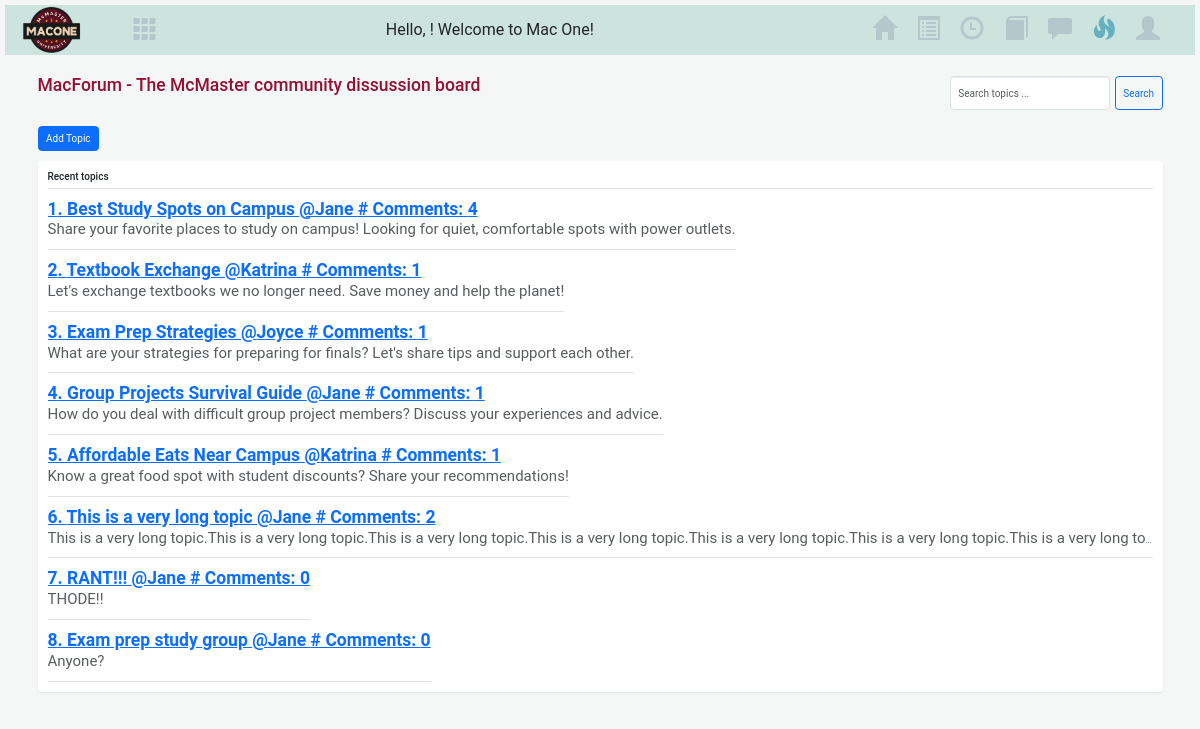
Page /forum_page on the earlier database version.
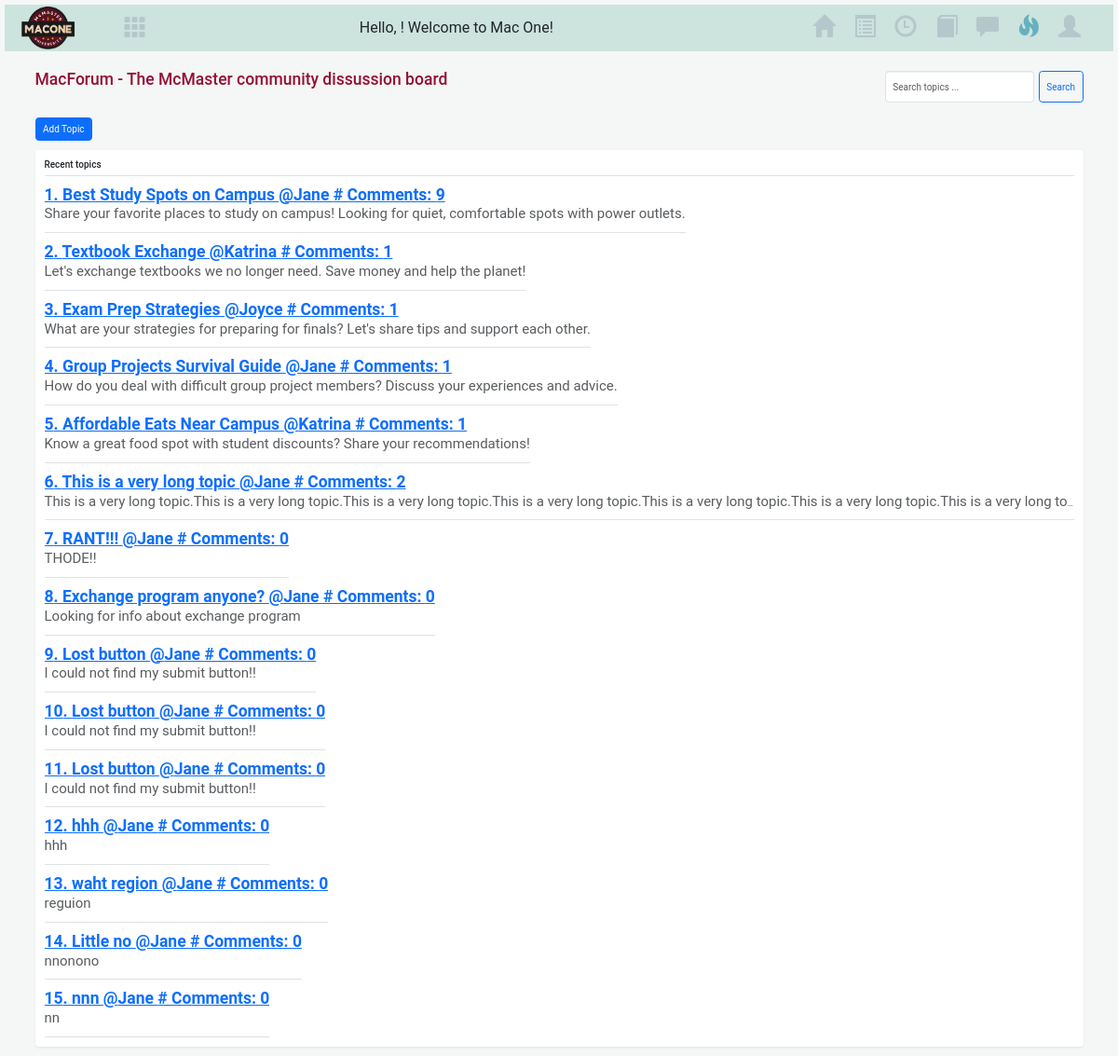
Same page on the later database version.
### helper.py (models this page shows)
class Topic(db.Model):
    id = db.Column(db.Integer, primary_key=True)
    title = db.Column(db.String(80), nullable=False)
    description = db.Column(db.String(120))
    userId = db.Column(db.Integer, db.ForeignKey("user.userId"))

### app.py (the view)
@app.route("/forum_page", methods=["GET", "POST"])
def forum_page():
    global current_page
    current_page = "forum_page"
    comment_count_subquery = (
        db.session.query(
            Comment.topicId, func.count(Comment.id).label("comment_count")
        )
        .group_by(Comment.topicId)
        .subquery()
    )
    topics_with_comment_count = (
        db.session.query(
            Topic, User.username, comment_count_subquery.c.comment_count
        )
        .outerjoin(
            comment_count_subquery,
            Topic.id == comment_count_subquery.c.topicId,
        )
        .join(User, Topic.userId == User.userId)
        .all()
    )
    return render_template(
        "forum_page.html",
        topics=topics_with_comment_count,
        current_page=current_page,
        username=username,
    )

### templates/forum_page.html (shortened to what this page needs)
{% extends 'base.html' %}
{% block content %}
  <head>
    <link href="https://cdn.jsdelivr.net/npm/bootstrap@5.3.2/dist/css/bootstrap.min.css" rel="stylesheet">
    <link rel="stylesheet" type="text/css" href="{{ url_for('static', filename='task.css') }}" />
  </head>
      <div class="container">
        <div class="row justify-content-between align-items-center my-4">
          <div class="col">
            <h1 style="color: #941035; margin-bottom: 15px;" class="fs-3 text">MacForum - The McMaster community dissussion board</h1>
          </div>
          <div class="col-auto">
            <form action="/search_forum" method="get" class="d-flex">
              <input type="text" name="query" placeholder="Search topics ..." required class="form-control me-2">
              <input type="submit" value="Search" class="btn btn-outline-primary">
            </form>
          </div>
        </div>
        <div class="col">
          <a href="{{ url_for('add_topic') }}" class="btn btn-primary">Add Topic</a>
        </div>
        <div class="my-3 p-3 bg-body rounded shadow-sm">
            <h6 class="border-bottom pb-2 mb-0">Recent topics</h6>
            {% for topic, username, comment_count in topics %}
            <div class="d-flex text-body-secondary pt-3">
                <p class="pb-3 mb-0 small lh-sm border-bottom truncate topicpage">
                    <strong class="d-block text-gray-dark truncate topicpage"> <a href="/forum/topic/{{topic.id}}">{{topic.id}}. {{topic.title}} @{{username}} # Comments: {{ comment_count or 0 }}</a></strong>
                    <span class="truncate topicpage">{{topic.description}}</span>
                </p>
            </div>
            {% endfor %}
        </div>
    </div>
{% endblock %}

Differences in the rows shown:
computed for Topic "Best Study Spots on Campus": comment_count "4" → "9"
changed Topic id 8: title "Exam prep study group" → "Exchange program anyone?"; description "Anyone?" → "Looking for info about exchange program"
added Topic: id "9", title "Lost button", username "Jane", comment_count "0", description "I could not find my submit button!!"
added Topic: id "10", title "Lost button", username "Jane", comment_count "0", description "I could not find my submit button!!"
added Topic: id "11", title "Lost button", username "Jane", comment_count "0", description "I could not find my submit button!!"
added Topic: id "12", title "hhh", username "Jane", comment_count "0", description "hhh"
added Topic: id "13", title "waht region", username "Jane", comment_count "0", description "reguion"
added Topic: id "14", title "Little no", username "Jane", comment_count "0", description "nnonono"
added Topic: id "15", title "nnn", username "Jane", comment_count "0", description "nn"
